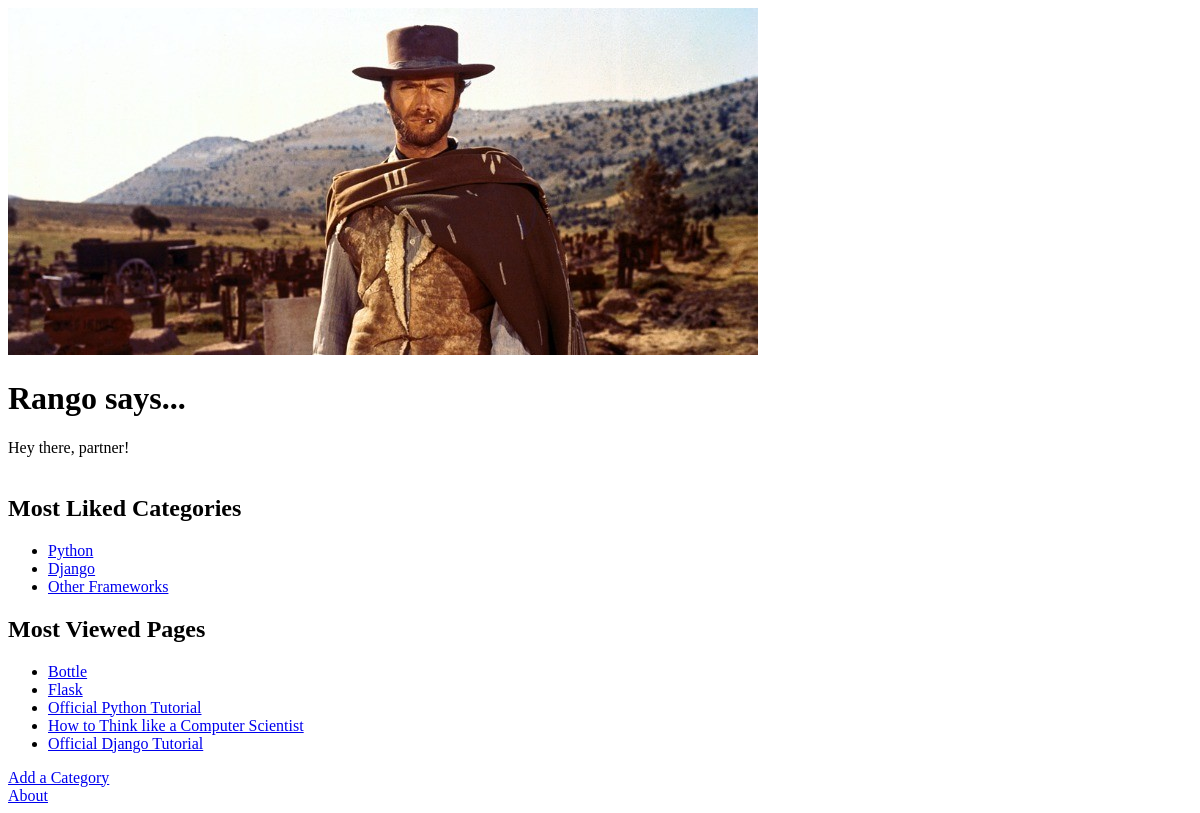
Before: / with the older database file.
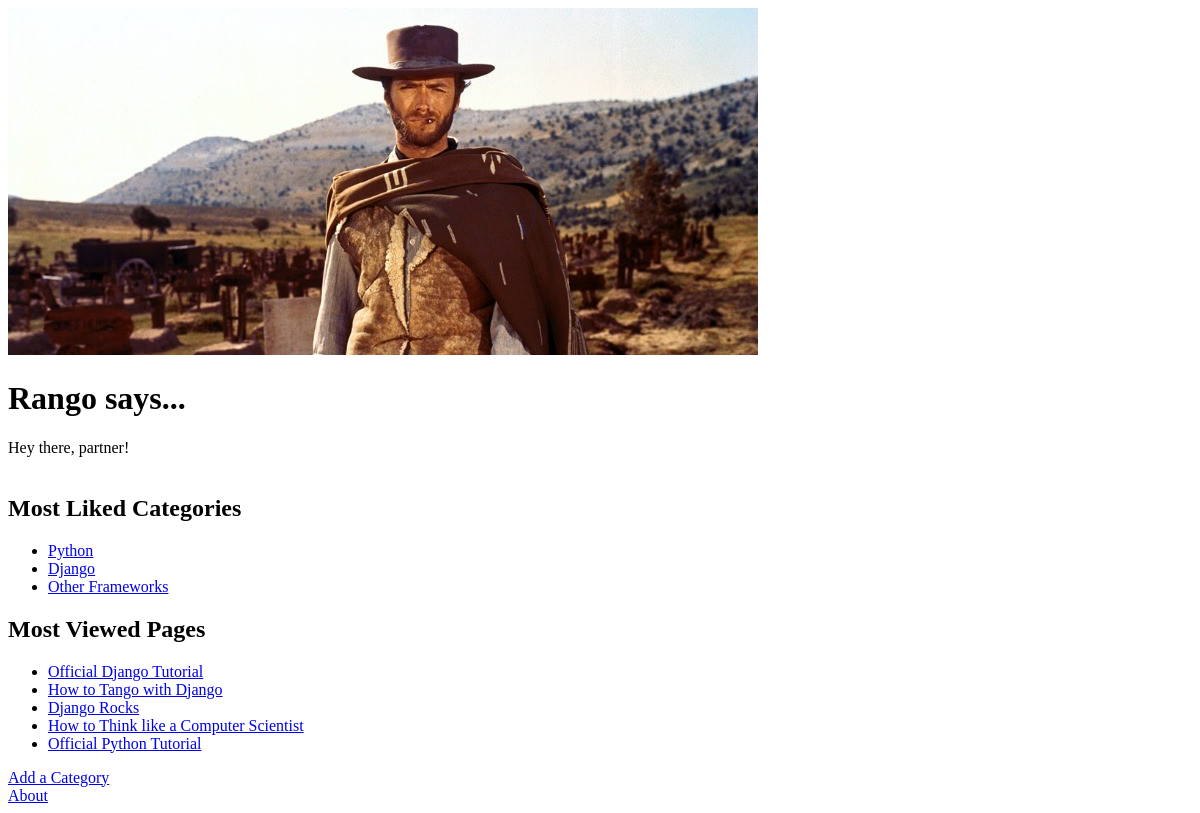
After: the same page with the newer database file.
### rango/models.py (models this page shows, shortened)
class Category(models.Model):
    name = models.CharField(max_length=128, unique=True)
    views = models.IntegerField(default=0)
    likes = models.IntegerField(default=0)
    slug = models.SlugField(unique=True)
    class Meta:
        verbose_name_plural = 'Categories'

class Page(models.Model):
    category = models.ForeignKey(Category)
    title = models.CharField(max_length=128)
    url = models.URLField()
    views = models.IntegerField(default=0)

### rango/views.py (the view)
# urls.py: url(r'^$', views.index, name='index'),
def index(request):
    top_categories = Category.objects.order_by('-likes')[:5:]
    top_pages =  Page.objects.order_by('-views')[:5:]
    context_dict = {'categories': top_categories, 'pages': top_pages}
    return render(request, 'rango/index.html', context=context_dict)

### rango/templates/rango/index.html (shortened to what this page needs)
<!DOCTYPE html>
{% load staticfiles %}
<html>
    <head>
    </head>
    <body>
        <img src="{% static "images/clint.jpg" %}"
            alt="Picture of Rango"/>
        <h1>Rango says...</h1>
        <div>
            Hey there, partner! <br />
            <strong> {{ boldmessage }} </strong><br />
        </div>
        <div>
        <h2>Most Liked Categories</h2>
            {% if categories %}
            <ul>
                {% for category in categories %}
                    <li>
                    <a href="/rango/category/{{ category.slug }}/">{{ category.name }}</a>
                    </li>
                {% endfor %}
            </ul>
            {% else %}
                <strong>There are no categories present.</strong>
            {% endif %}
        </div>
        <div>
        <h2>Most Viewed Pages</h2>
            {% if pages %}
            <ul>
                {% for page in pages %}
                    <li>
                    <a href="{{ page.url }}">{{ page.title }}</a>
                    </li>
                {% endfor %}
            </ul>
            {% else %}
                <strong>There are no pages present.</strong>
            {% endif %}
        </div>
        <div>
            <a href="/rango/add_category">Add a Category</a></br>
            <a href="/rango/about">About</a><br />
        </div>
    </body>
</html>

Changed rows visible on the page:
no longer on this page (row edited): Page: title "Bottle"
no longer on this page (row edited): Page: title "Flask"
changed Page "Official Django Tutorial": moves up the list
now on this page (row edited): Page: title "How to Tango with Django"
now on this page (row edited): Page: title "Django Rocks"
changed Page "How to Think like a Computer Scientist": moves down the list
